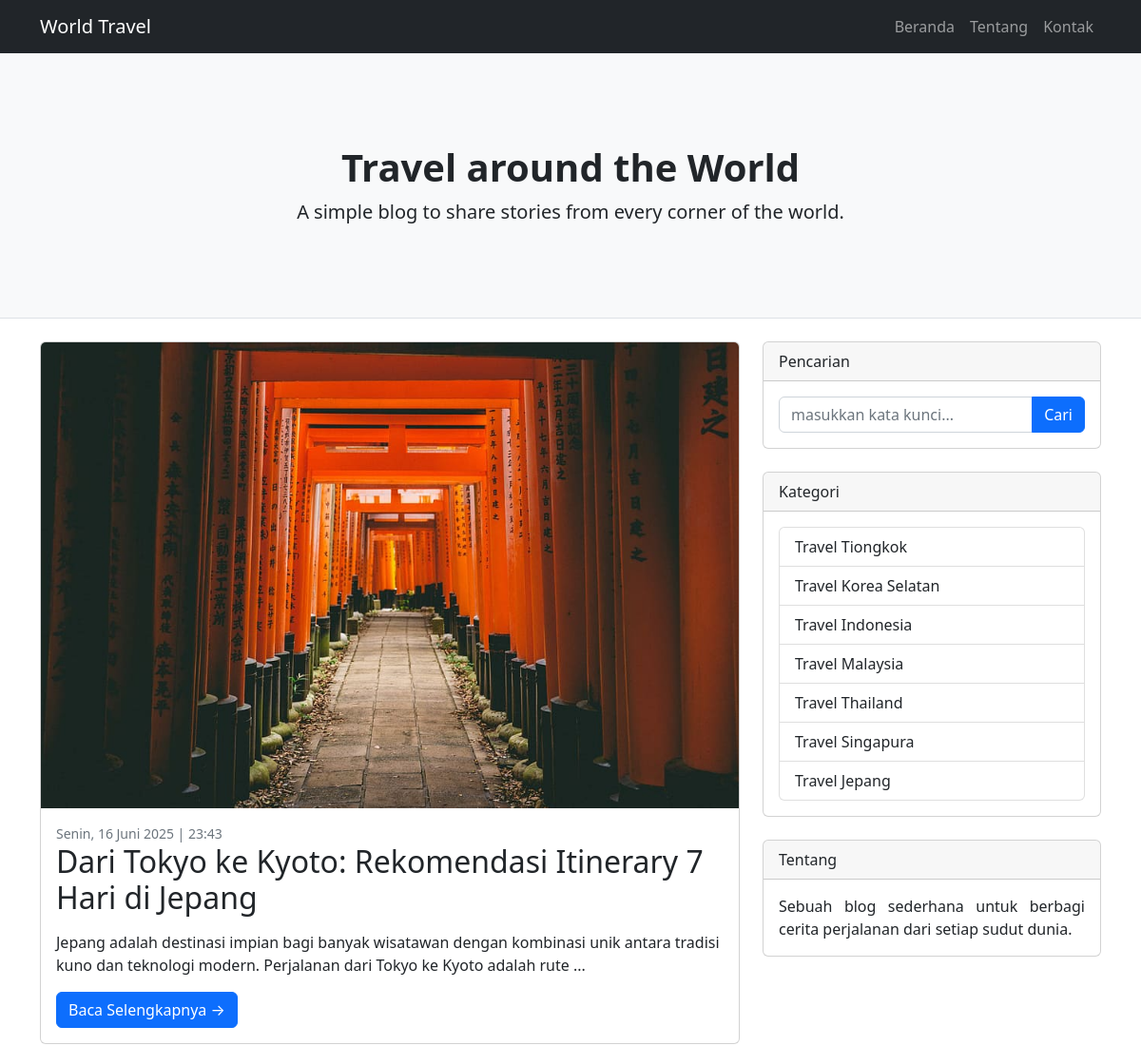
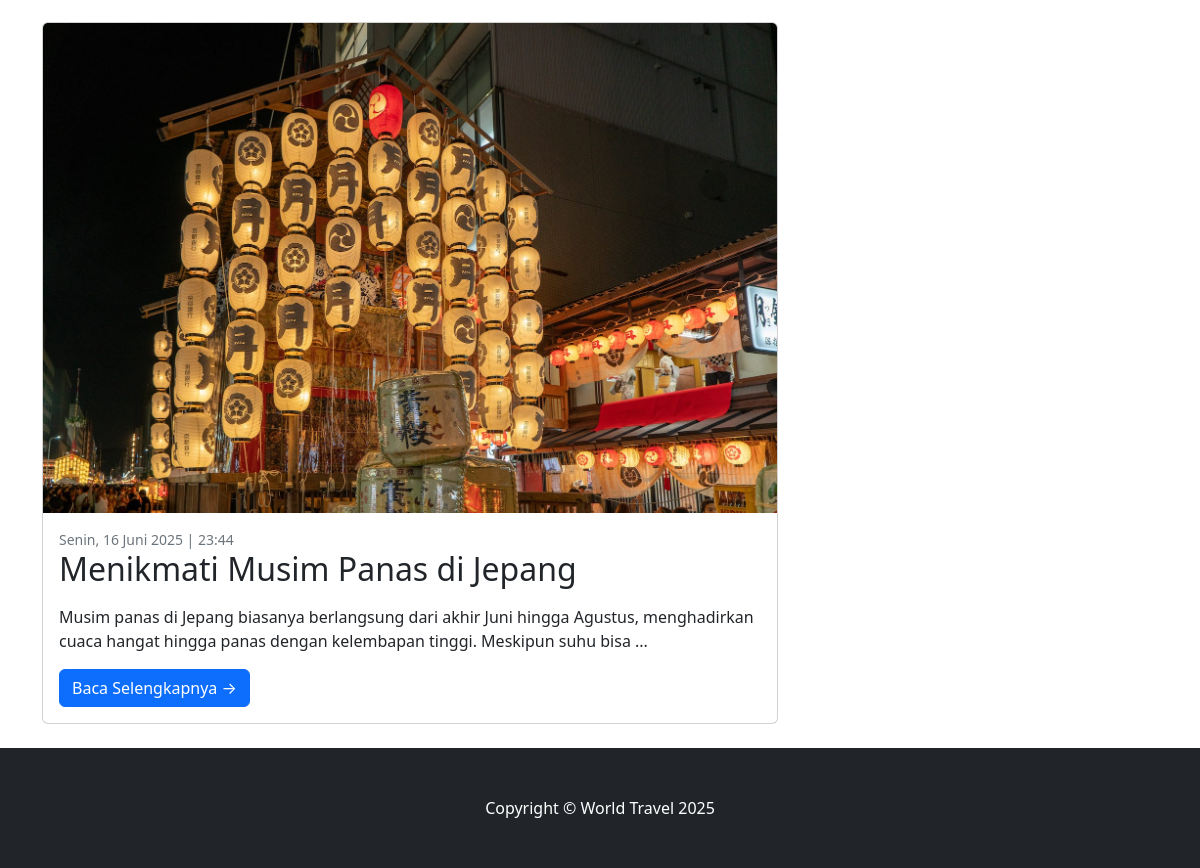
Screenshot of /kategori.php?id_kategori=13 with the database file from the repository (2 pictures, top to bottom).
### tables this page shows
CREATE TABLE `kontributor` (
  `id_kontributor` int NOT NULL,
  `id_author` int NOT NULL,
  `id_category` int NOT NULL,
  `id_article` int NOT NULL
);

CREATE TABLE `article` (
  `id_article` int NOT NULL,
  `date` varchar(250) NOT NULL,
  `title` varchar(255) NOT NULL,
  `content` text NOT NULL,
  `picture` varchar(255) NOT NULL
);

CREATE TABLE `category` (
  `id_category` int NOT NULL,
  `category_name` varchar(100) NOT NULL,
  `description` text
);

### admin/function.php (called while the page is built, shortened)
<?php
function potong_artikel($isi_artikel,$jml_karakter){
    while($isi_artikel[$jml_karakter]!=" "){
        --$jml_karakter;
    }
    $potongan_paragraf=substr($isi_artikel,0,$jml_karakter);
    $potongan_paragraf_jadi=$potongan_paragraf." ...";
    return $potongan_paragraf_jadi;
}
?>

### kategori.php (the view, shortened to what this page needs)
<?php
require  'admin/function.php';
?>
<!DOCTYPE html>
<html lang="en">
    <head>
        <link href="css/styles.css" rel="stylesheet" />
    </head>
    <body>
        <nav class="navbar navbar-expand-lg navbar-dark bg-dark">
            <div class="container">
                <a class="navbar-brand" href="index.php">World Travel</a>
                <div class="collapse navbar-collapse" id="navbarSupportedContent">
                    <ul class="navbar-nav ms-auto mb-2 mb-lg-0">
                        <li class="nav-item"><a class="nav-link" href="index.php">Beranda</a></li>
                        <li class="nav-item"><a class="nav-link" href="tentang.php">Tentang</a></li>
                        <li class="nav-item"><a class="nav-link" href="kontak.php">Kontak</a></li>
                    </ul>
                </div>
            </div>
        </nav>
        <header class="py-5 bg-light border-bottom mb-4">
            <div class="container">
                <div class="text-center my-5">
                    <h1 class="fw-bolder">Travel around the World</h1>
                    <p class="lead mb-0">A simple blog to share stories from every corner of the world.</p>
                </div>
            </div>
        </header>
        <div class="container">
            <div class="row">
                <div class="col-lg-8">
                    <?php
                    $id_kategori_terpilih=$_GET['id_kategori'];
                                        $sql = "SELECT
                                            k.id_kontributor,
                                            k.id_category,
                                            a.date,
                                            a.title,
                                            a.content,
                                            au.author_name,
                                            c.category_name,
                                            c.id_category,
                                            a.picture
                                        FROM kontributor k
                                        JOIN article a ON k.id_article = a.id_article
                                        JOIN author au ON k.id_author = au.id_author
                                        JOIN category c ON k.id_category = c.id_category
                                        WHERE k.id_category='$id_kategori_terpilih'
                                        ORDER BY k.id_category DESC";
                                        $result = mysqli_query($conn, $sql);
                                        if (mysqli_num_rows($result) > 0) {
                                        while($row = mysqli_fetch_assoc($result)) {
                                            $data_tanggal=$row['date'];
                                            $data_judul=$row['title'];
                                            $data_id_kategori=$row['id_category'];
                                            $data_gambar=$row['picture'];
                                            $data_isi=$row['content'];
                                            $data_id_kontributor=$row['id_kontributor'];
                                            $data_potongan_artikel=potong_artikel($data_isi,200);
                                        ?>
                    <div class="card mb-4">
                        <a href="#!"><img class="card-img-top" src="admin/<?php echo $data_gambar?>" alt="..." /></a>
                        <div class="card-body">
                            <div class="small text-muted"><?php echo $data_tanggal?></div>
                            <h2 class="card-title"><?php echo $data_judul?></h2>
                            <p class="card-text"><?php echo $data_potongan_artikel?></p>
                            <a class="btn btn-primary" href="detail.php?id_kontributor=<?php echo $data_id_kontributor; ?>&id_kategori=<?php echo $data_id_kategori; ?>">Baca Selengkapnya →</a>
                        </div>
                    </div>
                    <?php
                                        }}
                    ?>
                </div>
                <div class="col-lg-4">
                    <div class="card mb-4">
                        <div class="card-header">Pencarian</div>
                        <div class="card-body">
                            <div class="input-group">
                                <input class="form-control" type="text" placeholder="masukkan kata kunci..." aria-label="Enter search term..." aria-describedby="button-search" />
                                <button class="btn btn-primary" id="button-search" type="button">Cari</button>
                            </div>
                        </div>
                    </div>
                    <div class="card mb-4">
                        <div class="card-header">Kategori</div>
                        <div class="card-body">
                            <div class="row">
                                <div class="col-sm-12">
                                    <div class="list-group">
                                    <?php
                                    $sql = "SELECT id_category, category_name, description FROM category ORDER BY id_category DESC";
                                    $result = mysqli_query($conn, $sql);
                                    if (mysqli_num_rows($result) > 0) {
                                    while($row = mysqli_fetch_assoc($result)) {
                                        $data_id_kategori=$row['id_category'];
                                        $data_nama=$row['category_name'];
                                    ?>
                                        <a href="kategori.php?id_kategori=<?php echo $data_id_kategori;?>" class="list-group-item list-group-item-action"><?php echo $data_nama; ?></a>
                                        <?php }}?>
                                    </div>
                                </div>
                            </div>
                        </div>
                    </div>
                    <div class="card mb-4">
                        <div class="card-header">Tentang</div>
                        <div class="card-body tentang">Sebuah blog sederhana untuk berbagi cerita perjalanan dari setiap sudut dunia.</div>
                    </div>
                </div>
            </div>
        </div>
        <footer class="py-5 bg-dark">
            <div class="container"><p class="m-0 text-center text-white">Copyright &copy; World Travel <?php echo date("Y") ?></p></div>
        </footer>
    </body>
</html>

### kategori.php (style rules this page uses)
.tentang { text-align:justify; }

### rows the page displays
kontributor: id_article.picture (picture), id_article.date "Senin, 16 Juni 2025 | 23:43", id_article.title "Dari Tokyo ke Kyoto: Rekomendasi Itinerary 7 Hari di Jepang", id_article.content "Jepang adalah destinasi impian bagi banyak wisatawan dengan kombinasi unik antara tradisi kuno dan teknologi modern. Perjalanan dari Tokyo ke Kyoto adalah rute ..."
kontributor: id_article.picture (picture), id_article.date "Senin, 16 Juni 2025 | 23:44", id_article.title "Menikmati Musim Panas di Jepang", id_article.content "Musim panas di Jepang biasanya berlangsung dari akhir Juni hingga Agustus, menghadirkan cuaca hangat hingga panas dengan kelembapan tinggi. Meskipun suhu bisa ..."
category: category_name "Travel Tiongkok"
category: category_name "Travel Korea Selatan"
category: category_name "Travel Indonesia"
category: category_name "Travel Malaysia"
category: category_name "Travel Thailand"
category: category_name "Travel Singapura"
category: category_name "Travel Jepang"
